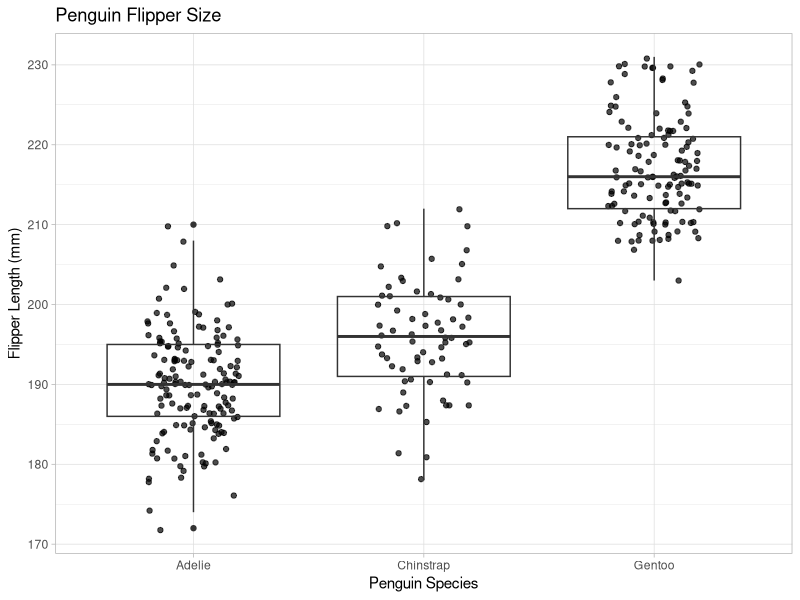
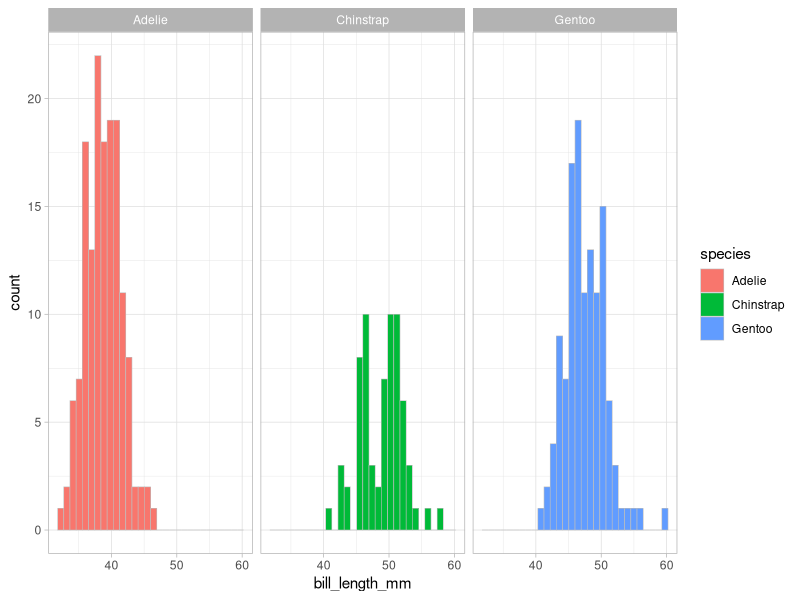

Generate these figures, in order, with R:
## ---- chunk 1
#| warning: false
#| echo: false

# Load Libraries
library(tidyverse)
library(palmerpenguins)
library(skimr)
library(GGally)
## ---- chunk 2
#| include: false
# tell me the column names
names(penguins)

#What are the dimensions
dim(penguins)

#show me the first 6 lines
head(penguins)

#show me the last 6 lines
tail(penguins)

## ---- chunk 3
skim(penguins)
## ---- chunk 4
#| warning: false
#GGally::ggpairs(penguins)
## ---- chunk 5
#| echo: false
#| fig.cop: "My awesome fig caption"

ggplot(data = penguins, 
       aes(x = species, 
           y = flipper_length_mm)) + 
  geom_jitter(width = 0.2,
              alpha = 0.7) +
  geom_boxplot(fill = NA) +
  theme_light() +
  scale_color_manual(values = c("green", "blue", "purple")) +
  labs(x = "Penguin Species", y = "Flipper Length (mm)", title = "Penguin Flipper Size")
## ---- chunk 6
ggplot(data = penguins, aes(x = bill_length_mm))+
  geom_histogram(aes(fill = species), color = "grey", size = 0.2) +
  facet_wrap(~species) +
  theme_light()
